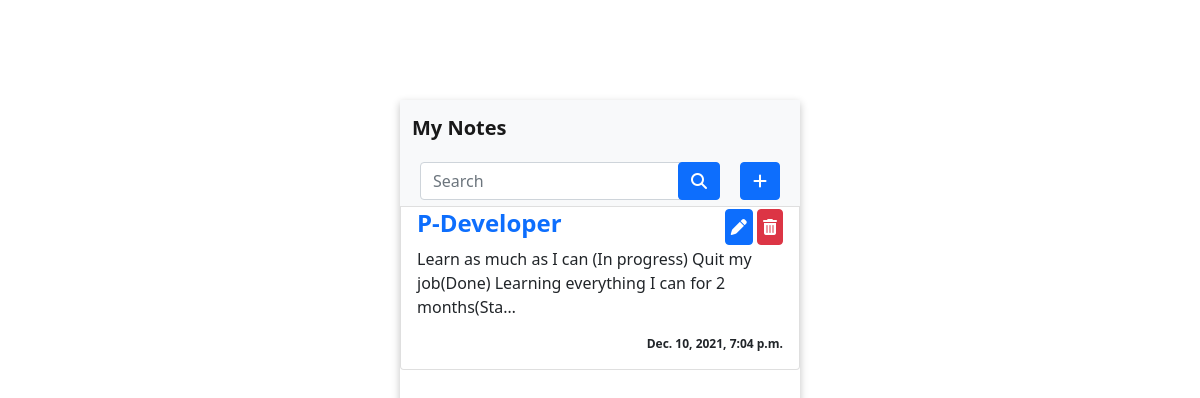
Before: / with the older database file.
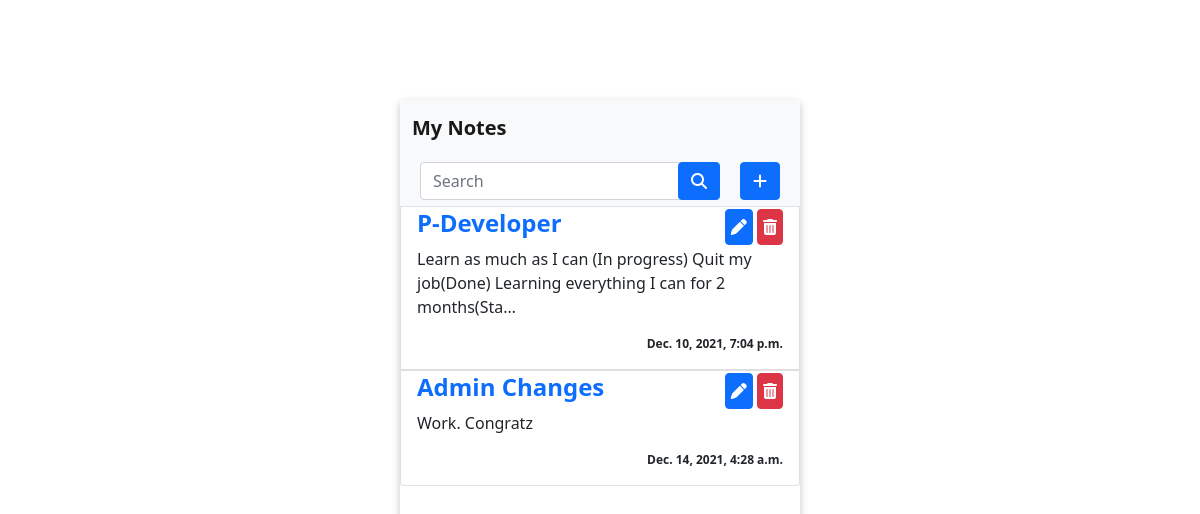
After: the same page with the newer database file.
### notesapp/models.py (models this page shows, shortened)
class Notes(models.Model):
    STATUS = (
        ("new", "NEWEST"),
        ("old", "OLDEST"),
        ("title", "TITLE"),
    )
    heading = models.CharField(max_length=200)
    text = models.TextField()
    time = models.DateTimeField(auto_now_add=True)
    status = models.CharField(max_length=50, choices=STATUS, default="old")

### notesapp/views.py (the view)
# urls.py: path('', views.index, name='index'),
def index(request):
    notes = Notes.objects.all()
    return render(request, "index.html", {"notes": notes})

### notesapp/templates/index.html
{% extends "base.html" %}
{% block content %}
<ol class="list-group">
    {% for note in notes %}
    <a href=" {% url 'note' note.id %} ">
    <li class="list-group-item">
        <div class="noteContainer">
            <div id="headingAndIconsContainer">
                <div class="">
                    <h4><strong>{{note.heading}}</strong></h4>
                </div>
                <div id="icons">
                    <a href=" {% url 'note' note.id %}">
                        <span class="span"> <button class="btn btn-primary icons"><i
                                    class="fas fa-pen"></i></button></i></span>
                    </a>
                    <a href="{% url 'delete' note.id %}">
                        <span class="span"> <button class="btn btn-danger icons"><i
                            class="fas fa-trash-alt"></i></button></i></span>
                    </a>
                </div>
            </div>
            <div id="notes">
                <p>{{note.text | truncatechars:"100"}}</p>
            </div>
            <p style="float: right; font-size: 12px"><strong>{{note.time}}</strong></p>
        </div>
    </li>
    </a>
    {% endfor %}
</ol>
{% endblock %}

### notesapp/templates/base.html (shortened to what this page needs)
<!DOCTYPE html>
<html lang="en">
{% load static %}
<head>
    <link href="https://cdn.jsdelivr.net/npm/bootstrap@5.0.2/dist/css/bootstrap.min.css" rel="stylesheet"
>
    <link rel='stylesheet' href="{% static 'css/notes.css' %}">
</head>
<body>
    <div class="container">
        <nav class="navbar navbar-light bg-light">
            <div class="container-fluid">
                <div class = "row">
                  <a class="navbar-brand" href="{% url 'index' %}"><strong>My Notes</strong></a>
                </div>
            </div>
        </nav>
        <div class="light bg-light" id="customNav">
            <div id="formContainer">
                <form method = "POST">
                    <input type="text" class="form-control" id="searchBar" placeholder="Search" name = "search" required>
                    <button type="submit" class="btn btn-primary" id="submitBtn"><i class="fas fa-search"></i></button>
                </form>
            </div>
            <a href="{% url 'new' %}">
                <button type="button" class="btn btn-primary" id="addBtn"><i class="fas fa-plus"></i></button>
            </a>
        </div>
        {% block content %}{% endblock %}
    </div>
</body>
</html>

### notesapp/static/css/notes.css (style rules this page uses)
* { padding: 0px; margin: 0px; box-sizing: border-box; }
body { display: flex; align-items: center; justify-content: center; height: 100vh; flex-direction: column; }
.container { width: 400px; padding: 0px !important; height: 600px; box-shadow: rgba(0, 0, 0, 0.24) 0px 3px 8px; overflow: auto; padding-bottom: 1rem !important; }
li { border: 1px solid rgba(0,0,0,.125) !important; padding-bottom: 0px; height: auto !important; padding-top: 0px !important; padding-bottom: 0px !important; }
#customNav { height: 50px; display: flex; align-items: center; justify-content: space-around; padding: 0px 10px 0px 10px ; }
#formContainer { position: relative; width: 300px; }
#submitBtn { position: absolute; right: 0px; top: 0px; }
.fas { cursor: pointer; }
.icons { width: auto; padding: 5px; }
#headingAndIconsContainer { width: 100%; height: 40px; display: flex; align-items: center; justify-content: space-between; }
a { text-decoration: none; }

Changed rows visible on the page:
added Notes: heading "Admin Changes", text "Work. Congratz", time "Dec. 14, 2021, 4:28 a.m."
